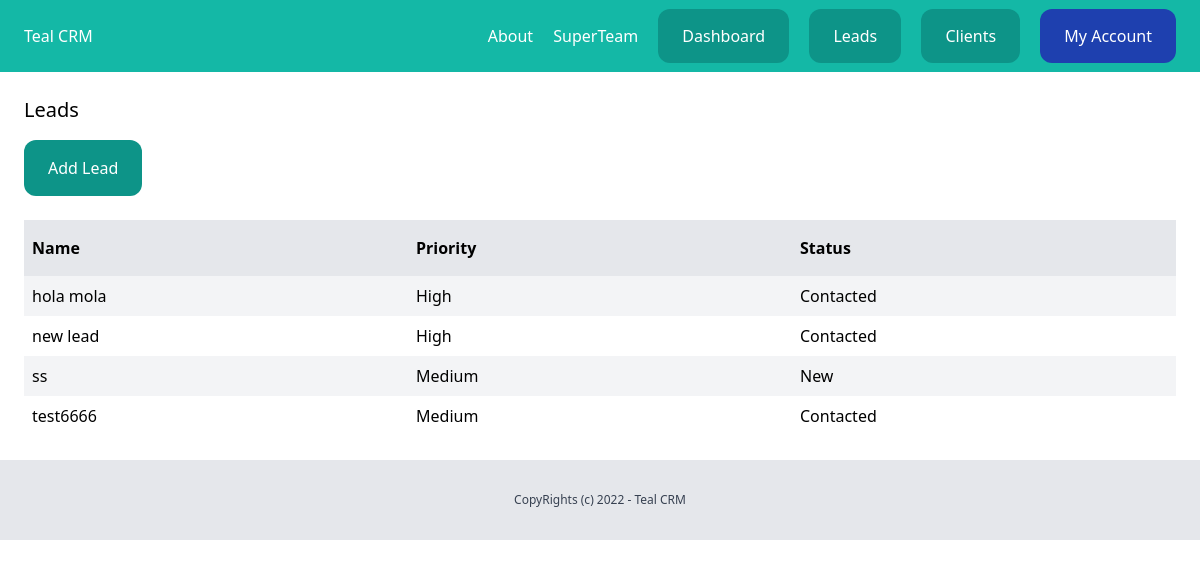
The page /dashboard/leads/ (signed in) on the database as committed earlier.
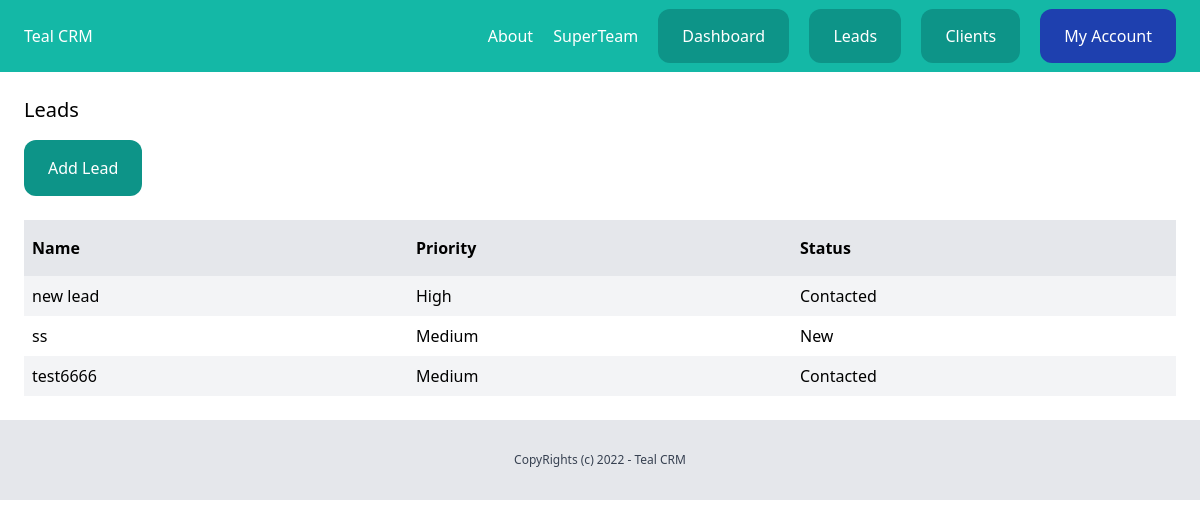
The same page on the database as committed later.
### lead/models.py (models this page shows, shortened)
class Lead(models.Model):
    LOW = 'low'
    MEDIUM = 'medium'
    HIGH = 'high'
    CHOICES_PRIORITY = (
        (LOW , 'Low'),
        (MEDIUM , 'Medium'),
        (HIGH , 'High'),
        )
    NEW = 'new'
    CONTACTED = 'contacted'
    LOST = 'lost'
    WON ='won'
    CHOICES_STATUS = (
        (NEW , 'New'),
        (CONTACTED , 'Contacted'),
        (LOST , 'Lost'),
        (WON , 'Won'),
        )
    team = models.ForeignKey(Team, related_name='leads',on_delete=models.CASCADE)
    name = models.CharField(max_length=255)
    email = models.EmailField()
    description = models.TextField(blank=True,null=True)
    created_by = models.ForeignKey(User, on_delete=models.CASCADE , related_name='leads')
    created_at = models.DateTimeField(auto_now_add=True)
    priority = models.CharField(max_length=10,choices=CHOICES_PRIORITY,default=MEDIUM)
    status = models.CharField(max_length=10,choices=CHOICES_STATUS,default=NEW)
    modified = models.DateTimeField(auto_now=True)
    converted_to_client = models.BooleanField(default=False)
    class Meta:
        ordering = ('name',)

### lead/views.py (the view)
# urls.py: path('', views.LeadListView.as_view(),name='leads-list'),
class LeadListView(LoginRequiredMixin,ListView):
    model =Lead
    context_object_name = 'leads'
    template_name = 'lead/leads_list.html'
    def get_queryset(self):
        queryset =  super(LeadListView, self).get_queryset()
        queryset = queryset.filter(created_by =self.request.user,converted_to_client = False)
        return queryset

### team/context_processors.py (called while the page is built)
def active_team(request):
    if request.user.is_authenticated:
        if request.user.userprofile.active_team:
            team =request.user.userprofile.active_team
        else:
            team =Team.objects.filter(created_by = request.user)[0]
    else:
        team = None
    return {'active_team':team}

### lead/templates/lead/leads_list.html (shortened to what this page needs)
{% extends 'core/base.html' %}
{% block content %}
<div class="py-6 px-6">
    <h1 class="mb-4 text-xl">Leads</h1>
    <a href="{% url 'add-lead' %}" class="inline-block py-4 px-6 bg-teal-600 rounded-xl text-white">Add Lead</a>
    {% if leads %}
        <div class="mt-6 flex justify-between">
            <p class="py-4 px-2 bg-gray-200 font-semibold w-full">Name</p>
            <p class="py-4 px-2 bg-gray-200 font-semibold w-full">Priority</p>
            <p class="py-4 px-2 bg-gray-200 font-semibold w-full">Status</p>
        </div>
        {% for lead in leads %}
        <div class="flex justify-between">
            <p class="py-2 px-2 w-full {% cycle 'bg-gray-100' '' %}">
                <a href="{% url 'lead-details' lead.id %}">
                    {{ lead.name }}
                </a>
            </p>
            <p class="py-2 px-2 w-full {% cycle 'bg-gray-100' '' %}">{{ lead.get_priority_display }}</p>
            <p class="py-2 px-2 w-full {% cycle 'bg-gray-100' '' %}">{{ lead.get_status_display }}</p>
        </div>
        {% endfor %}
    {% else %}
        <p class="py-2 px-2">There are no lead in DataBase Yet...</p>
    {% endif %}
</div>
{% endblock content %}

Rows that differ between the two databases and show on the page:
no longer on this page (row edited): Lead: name "hola mola", priority "High", status "Contacted"
